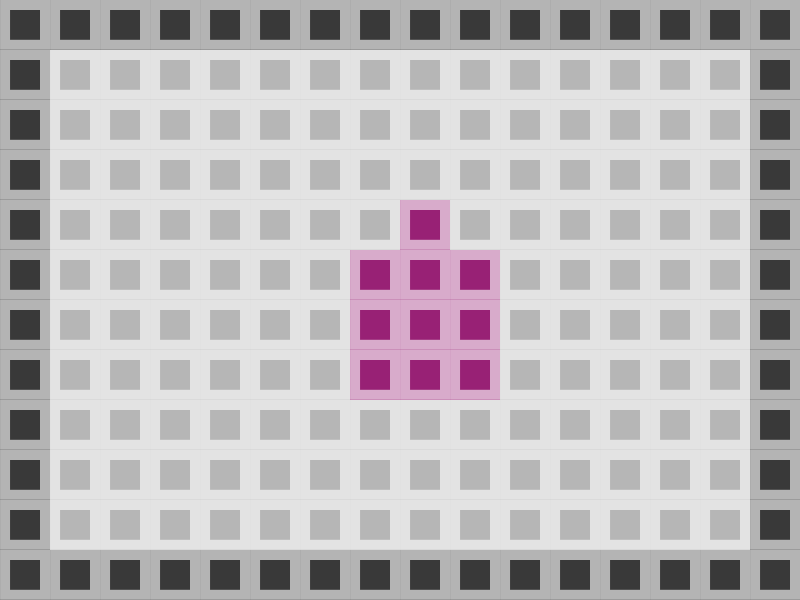

A 2D game scene composited from a Tiled map and its tileset images. What follows is a short description and the map's XML, with every tile layer's data as written:
An orthogonal 16x12 tile map with 50x50 px tiles, 1 tile layer (Tile Layer 1).

<map version="1.2" tiledversion="1.2.4" orientation="orthogonal" renderorder="right-down" width="16" height="12" tilewidth="50" tileheight="50" infinite="0" nextlayerid="2" nextobjectid="1">
 <tileset firstgid="1" source="test-tile-set50x50tiles.tsx" />
 <layer id="1" name="Tile Layer 1" width="16" height="12">
  <data encoding="csv">
3,3,3,3,3,3,3,3,3,3,3,3,3,3,3,3,
3,1,1,1,1,1,1,1,1,1,1,1,1,1,1,3,
3,1,1,1,1,1,1,1,1,1,1,1,1,1,1,3,
3,1,1,1,1,1,1,1,1,1,1,1,1,1,1,3,
3,1,1,1,1,1,1,1,2,1,1,1,1,1,1,3,
3,1,1,1,1,1,1,2,2,2,1,1,1,1,1,3,
3,1,1,1,1,1,1,2,2,2,1,1,1,1,1,3,
3,1,1,1,1,1,1,2,2,2,1,1,1,1,1,3,
3,1,1,1,1,1,1,1,1,1,1,1,1,1,1,3,
3,1,1,1,1,1,1,1,1,1,1,1,1,1,1,3,
3,1,1,1,1,1,1,1,1,1,1,1,1,1,1,3,
3,3,3,3,3,3,3,3,3,3,3,3,3,3,3,3
</data>
 </layer>
</map>
